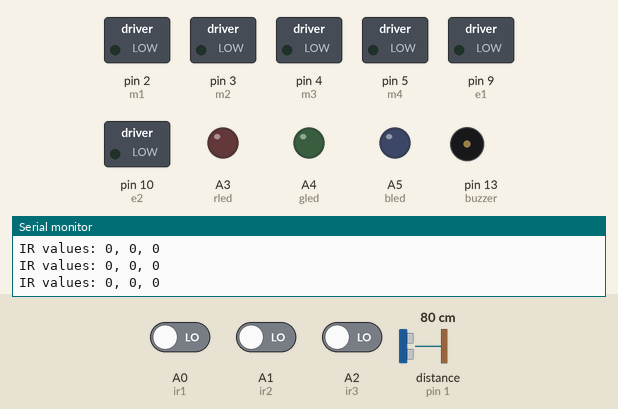
This sketch was run on a simulated Arduino Uno, built with avr-gcc and run on an emulated ATmega328P. Shown: switched loads named in the sketch (green lamp = pin HIGH), output pins drawn as LEDs (lit = HIGH), buzzer (waves = sounding, pin HIGH), the last lines printed to the serial monitor. The inputs (shaded band) are chosen by the test bench; at power-on: A0 (ir1) LOW, A1 (ir2) LOW, A2 (ir3) LOW, distance to the obstacle (sensor on pin 1) 80 cm. The echo pulse lasts 58.3 µs per cm; pins used as bus, display or sensor lines are not drawn.

Above: at 0.8 s.
0.9 s: A0 (ir1) driven HIGH
At 1.6 s:
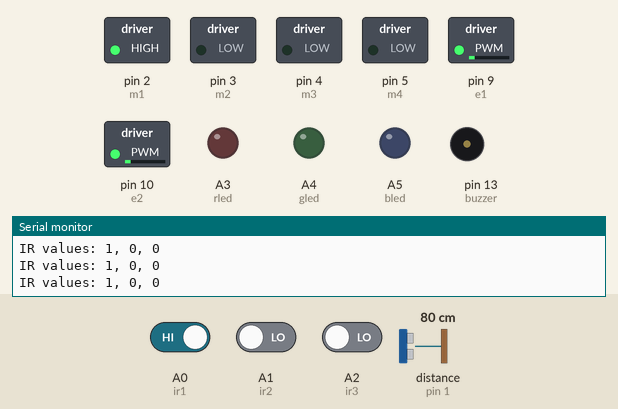
2.4 s: A1 (ir2) driven HIGH and A2 (ir3) driven HIGH
At 5.2 s:
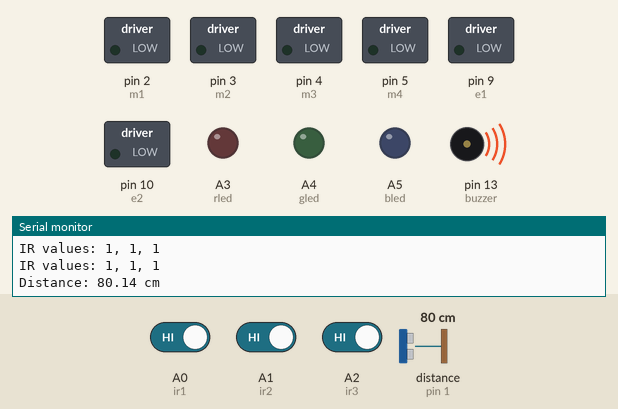
5.4 s: A2 (ir3) driven LOW
At 6.23 s:
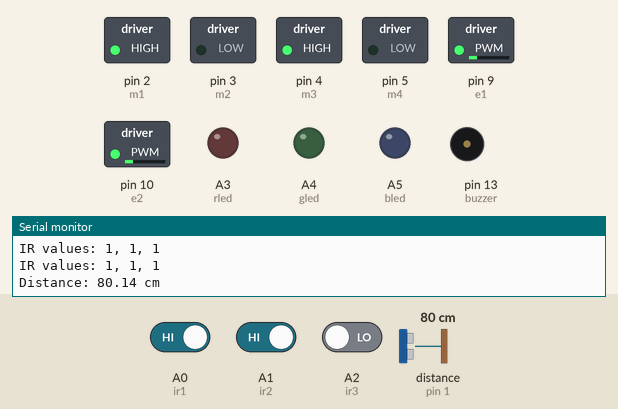
7.8 s: A2 (ir3) driven HIGH
At 10.7 s:
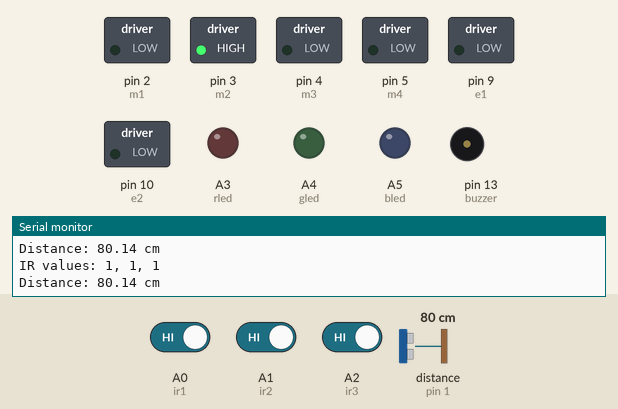
10.8 s: A1 (ir2) driven LOW
At 13.5 s:
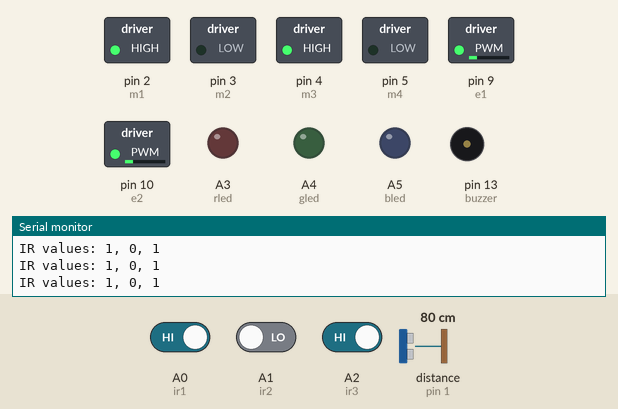
13.8 s: A1 (ir2) driven HIGH
At 14.5 s:
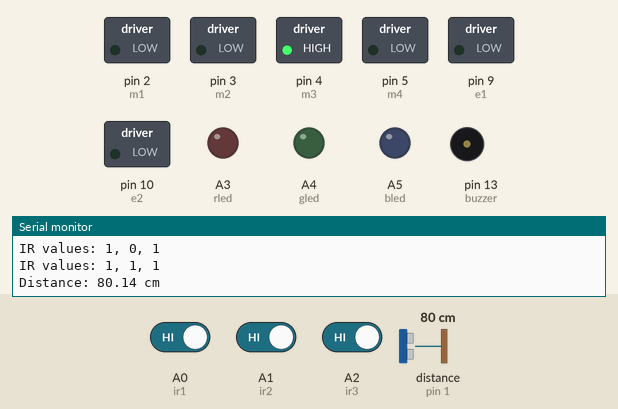
Timing chart, 0 to 32.1 s (numbered marks = the images above; inputs shaded):
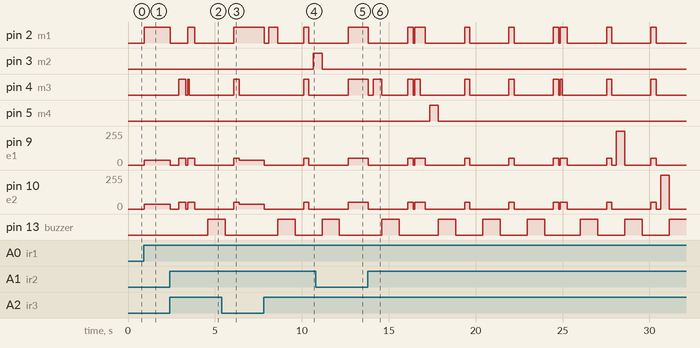

Measured:
- after the input at 0.9 s, pin 2 (m1): LOW → HIGH at once; pin 9 (e1), pin 10 (e2): 0/255 → 35/255 at once
- after the input at 2.4 s, pin 2 (m1): HIGH → LOW at once, → HIGH 1.0 s later, → LOW 0.40 s later; pin 4 (m3): LOW → HIGH after 0.53 s, → LOW 0.40 s later, → HIGH 0.10 s later, → LOW 0.10 s later; pin 9 (e1), pin 10 (e2): goes 0/255 0.50 s, 50/255 0.40 s, 0/255 0.10 s, 50/255 0.40 s, then 0/255, starting at once; pin 13 (buzzer): LOW → HIGH after 2.2 s
- after the input at 5.4 s, pin 2 (m1): goes on until 6.1 s, then stays HIGH; pin 13 (buzzer): goes on until 5.6 s, then stays LOW
- after the input at 7.8 s, pin 2 (m1): goes LOW 0.27 s, HIGH 0.50 s, LOW 1.5 s, HIGH 0.30 s, then LOW, starting at once; pin 3 (m2): LOW → HIGH after 2.9 s
- after the input at 10.8 s, pin 2 (m1), pin 4 (m3): goes on until 12.7 s, then stays HIGH; pin 9 (e1), pin 10 (e2): goes on until 12.7 s, then stays 50/255
- after the input at 13.8 s, pin 2 (m1): HIGH → LOW at once, → HIGH 2.3 s later, → LOW 0.30 s later, → HIGH 0.10 s later, … (17 changes in this stretch); pin 4 (m3): HIGH → LOW at once, → HIGH 0.27 s later, → LOW 0.50 s later, → HIGH 1.5 s later, … (19 changes in this stretch)

The sketch:

4th_place_robothon_code.ino
```cpp
#define m1 2
#define m2 3
#define m3 4
#define m4 5
#define e1 9
#define e2 10

#define ir1 A0
#define ir2 A1
#define ir3 A2

#define rled A3
#define gled A4
#define bled A5

#define buzzer 13
#define trig 0
#define echo 1

int s1;
int s2;
int s3;

int r = 0;
int g = 0;
int blue = 0;
int count = 0;

void setup() {
  pinMode(m1, OUTPUT);
  pinMode(m2, OUTPUT);
  pinMode(m3, OUTPUT);
  pinMode(m4, OUTPUT);
  pinMode(e1, OUTPUT);
  pinMode(e2, OUTPUT);
  pinMode(ir1, INPUT);
  pinMode(ir2, INPUT);
  pinMode(ir3, INPUT);
  pinMode(rled, OUTPUT);
  pinMode(gled, OUTPUT);
  pinMode(bled, OUTPUT);
  pinMode(trig, OUTPUT);
  pinMode(echo, INPUT);
  pinMode(buzzer, OUTPUT);
  Serial.begin(9600);

  forward_align();
  stop();
  delay(500);
  right();
  delay(400);

  forward_align();
  stop();
  delay(100);
  forward();
  delay(100);
  left();
  delay(300);

  forward_align();
  stop();
  checkcolor();
  delay(500);
  forward();
  delay(300);

  forward_align();
  stop();
  checkcolor();
  delay(500);
  forward();
  delay(300);

  forward_align();
  stop();
  checkcolor();
  delay(500);
  forward();
  delay(300);

  forward_align();
  stop();
  checkcolor();
  delay(500);
  forward();
  delay(300);
  stop();

  forward_align();
  stop();
  delay(100);
  forward();
  delay(300);
  left();
  delay(300);

  forward_align();
  stop();
  checkcolor();
  delay(500);
  forward();
  delay(300);
  stop();

  forward_align();
  stop();
   checkcolor();
  delay(500);
  forward();
  delay(300);
  stop();

  forward_align();
  stop();
   checkcolor();
  delay(500);
  forward();
  delay(300);
  stop();

  forward_align();
  stop();
  delay(100);
  forward();
  delay(100);
  left();
  delay(300);

   forward_align();
  stop();
   checkcolor();
  delay(500);
  forward();
  delay(300);
  stop();

   forward_align();
  stop();
   checkcolor();
  delay(500);
  forward();
  delay(300);
  stop();

   forward_align();
  stop();
   checkcolor();
  delay(500);
  forward();
  delay(300);
  stop();

   forward_align();
  stop();
  delay(100);
  forward();
  delay(250);
  left();
  delay(300);

   forward_align();
  stop();
  delay(100);
  forward();
  delay(250);
  left();
  delay(300);

  forward_align();
  stop();
  delay(500);
  right();
  delay(400);

  forward_align();
  stop();
  delay(100);
  forward();
  delay(100);
  left();
  delay(300);

  forward_align();
  stop();
  delay(500);
  forward();
  delay(300);

  forward_align();
  stop();
  delay(100);
  forward();
  delay(100);
  left();
  delay(300);

   forward_align();
  stop();
  delay(500);
  forward();
  delay(300);

  forward_align();
  stop();
  delay(100);
  forward();
  delay(100);
  left();
  delay(300);

   forward_align();
  stop();
  delay(500);
  forward();
  delay(300);

  forward_align();
  stop();
  delay(500);
  right();
  delay(400);

   forward_align();
  stop();
  delay(500);
  forward();
  delay(300);

   forward_align();
  stop();
  delay(500);
  forward();
  delay(300);
  stop();
}

void loop() {
  // Main loop can be expanded for other tasks
}

void readIR() {
  s1 = digitalRead(ir1);
  s2 = digitalRead(ir2);
  s3 = digitalRead(ir3);

}

void forward_align() {
  while (true) {
    readIR();
    Serial.print("IR values: ");
    Serial.print(s1);
    Serial.print(", ");
    Serial.print(s2);
    Serial.print(", ");
    Serial.println(s3);

    if (s1 == 1 && s2 == 1 && s3 == 1) {

      break;
    } if (s1 == 0 && s2 == 1 && s3 == 0) {
      forward();
    }  if (s1 == 0 && s2 == 0 && s3 == 1) {
      sright();
    }  if (s1 == 0 && s2 == 1 && s3 == 1) {
      sright();
    }  if (s1 == 1 && s2 == 0 && s3 == 0) {
      sleft();
    }  if (s1 == 1 && s2 == 1 && s3 == 0) {
      sleft();
    }
      //else if (s1 == 0 && s2 == 0 && s3 == 0) {
      //right();
   // }
  }
}

void forward() {
  analogWrite(e1, 50);
  analogWrite(e2, 50);
  digitalWrite(m1, HIGH);
  digitalWrite(m2, LOW);
  digitalWrite(m3, HIGH);
  digitalWrite(m4, LOW);
}

void stop() {
  analogWrite(e1, 0);
  analogWrite(e2, 0);
  digitalWrite(m1, LOW);
  digitalWrite(m2, LOW);
  digitalWrite(m3, LOW);
  digitalWrite(m4, LOW);
}

void right() {
  analogWrite(e1, 50);
  analogWrite(e2, 50);
  digitalWrite(m1, LOW);
  digitalWrite(m2, LOW);
  digitalWrite(m3, HIGH);
  digitalWrite(m4, LOW);
}

void left() {
  analogWrite(e1, 50);
  analogWrite(e2, 50);
  digitalWrite(m1, HIGH);
  digitalWrite(m2, LOW);
  digitalWrite(m3, LOW);
  digitalWrite(m4, LOW);
}
void sleft() {
  analogWrite(e1, 35);
  analogWrite(e2, 35);
  digitalWrite(m1, HIGH);
  digitalWrite(m2, LOW);
  digitalWrite(m3, LOW);
  digitalWrite(m4, LOW);
}
void sright() {
  analogWrite(e1, 35);
  analogWrite(e2, 35);
  digitalWrite(m1, LOW);
  digitalWrite(m2, LOW);
  digitalWrite(m3, HIGH);
  digitalWrite(m4, LOW);
}

void checkcolor() {
  long duration;
  float distance;

  // Send a 10 microsecond pulse to the trigger pin
  digitalWrite(trig, LOW);
  delayMicroseconds(5);
  digitalWrite(trig, HIGH);
  delayMicroseconds(10);
  digitalWrite(trig, LOW);

  // Read the duration of the pulse on the echo pin
  duration = pulseIn(echo, HIGH);

  // Calculate the distance in cm
  distance = (duration / 2.0) / 29.1;

  // Print the distance to the Serial Monitor
  Serial.print("Distance: ");
  Serial.print(distance);
  Serial.println(" cm");

  // Wait for 250 milliseconds before taking another measurement
  delay(250);

  if (distance > 0 ) {
    blue = blue + 1;
    digitalWrite(g,LOW);
    digitalWrite(blue,HIGH);
    digitalWrite(r,HIGH);
    delay(500);
    digitalWrite(g,HIGH);
    digitalWrite(blue,LOW);
    digitalWrite(r,LOW);
    digitalWrite(buzzer,HIGH);
    delay(1000);
    digitalWrite(buzzer,LOW);
 // } else if (distance > 13 && distance < 16) {
   // g = g + 1;
  //} else if (distance > 16 && distance < 20) {
    //r = r + 1;
  }
}
```
